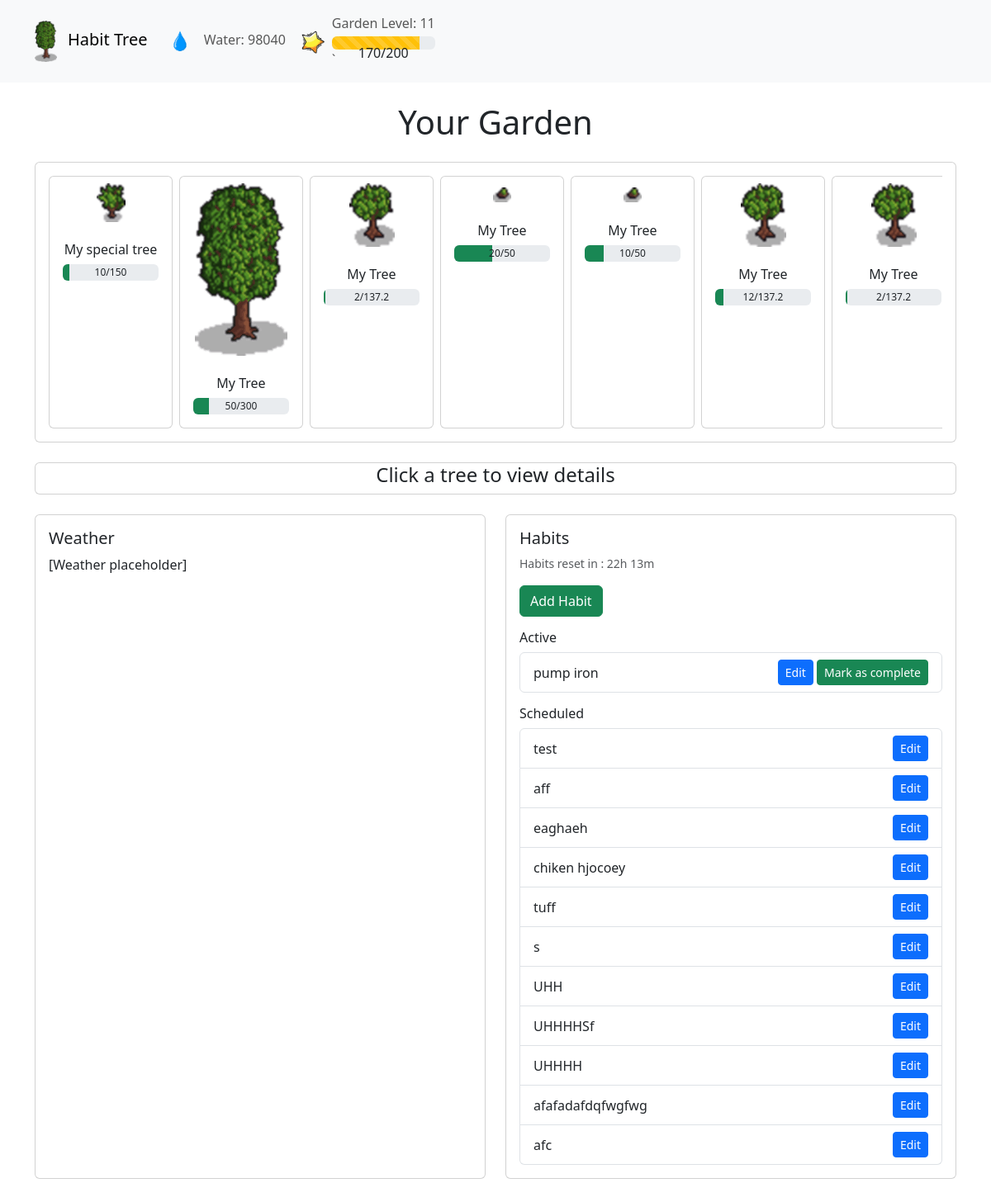
The page / on the database its author committed.
### tables this page shows
CREATE TABLE Garden (
            Creation_Date TEXT,
            Level INTEGER,
            Experience INTEGER,
            Experience_Required INTEGER,
            Water INTEGER
        );

CREATE TABLE Trees (
            Name TEXT,
            Creation_Date TEXT,
            Stage INTEGER,
            Water INTEGER,
            Water_Required INTEGER
        );

CREATE TABLE Habits (
            Name TEXT PRIMARY KEY,
            Creation_Date TEXT,
            Priority INTEGER,
            Days_Of_The_Week TEXT,
            Completed BOOLEAN
        );

### app/app.py (the view)
@app.route("/")
def index():
    db = get_db()
    cursor = db.cursor()
    cursor.execute("SELECT * FROM Trees ORDER BY Creation_Date LIMIT 10")
    trees_data = cursor.fetchall()
    cursor.execute("SELECT * FROM Habits")
    habits_data = cursor.fetchall()
    cursor.execute("SELECT Level FROM Garden LIMIT 1")
    garden_row = cursor.fetchone()
    garden_level = garden_row[0] if garden_row else 1
    cursor.execute("SELECT Water FROM Garden LIMIT 1")
    garden_row = cursor.fetchone()
    garden_water = garden_row[0] if garden_row else 1
    cursor.execute("SELECT Experience FROM Garden LIMIT 1")
    garden_row = cursor.fetchone()
    garden_experience = garden_row[0] if garden_row else 1
    cursor.execute("SELECT Experience_Required FROM Garden LIMIT 1")
    garden_row = cursor.fetchone()
    garden_experience_required = garden_row[0] if garden_row else 1
    trees = []
    for i in range(10):
        required_level = TREE_REQUIREMENTS[i]
        if garden_level >= required_level:
            if i < len(trees_data):
                tree_row = trees_data[i]
                trees.append({
                    "unlocked": True,
                    "planted": True,
                    "name": tree_row[0],
                    "stage": tree_row[2],
                    "water": tree_row[3],
                    "water_required": tree_row[4],
                    "required_level": required_level
                })
            else:
                trees.append({
                    "unlocked": True,
                    "planted": False,
                    "required_level": required_level
                })
        else:
            trees.append({
                "unlocked": False,
                "planted": False,
                "required_level": required_level
            })
    current_day = datetime.datetime.now().strftime("%A")
    active_habits = []
    scheduled_habits = []
    for habit in habits_data:
        days_list = [day.strip() for day in habit[3].split(',')]
        habit_dict = {
            "name": habit[0],
            "creation_date": habit[1],
            "priority": habit[2],
            "days": habit[3],
            "completed": habit[4]
        }
        if current_day in days_list:
            active_habits.append(habit_dict)
        else:
            scheduled_habits.append(habit_dict)
    return render_template("index.html",
                           trees=trees,
                           active_habits=active_habits,
                           scheduled_habits=scheduled_habits,
                           garden_level=garden_level,
                           garden_water=garden_water,
                           garden_experience=garden_experience,
                           garden_experience_required=garden_experience_required)

### app/app.py (called while the page is built)
def get_db():
    if 'db' not in g:
        g.db = sqlite3.connect(DATABASE)
    return g.db

### app/templates/index.html (shortened to what this page needs)
<!DOCTYPE html>
<html lang="en">
<head>
    <link href="https://cdn.jsdelivr.net/npm/bootstrap@5.3.0/dist/css/bootstrap.min.css" rel="stylesheet">
</head>
<body>
    <nav class="navbar navbar-expand-lg navbar-light bg-light">
        <div class="container">
            <a class="navbar-brand" href="">
                <img src="/static/tree_stage_6.png" class="me-2" style="height: 2.5em;">
                Habit Tree
            </a>
            <div class="collapse navbar-collapse" id="navbarNav">
                <ul class="navbar-nav">
                    <li class="nav-item">
                        <a class="nav-link">
                            <img src="/static/water_drop.png" class="me-2" style="height: 2em;">
                            Water: {{ garden_water }}
                        </a>
                    </li>
                </ul>
                <ul class="navbar-nav">
                    <li class="nav-item">
                        <a class="nav-link d-flex align-items-center">
                            <img src="/static/experience.png" class="me-2" style="height: 2em;">
                            <div class="d-flex flex-column align-items-center">
                                <span class="mb-1">Garden Level: {{ garden_level }}</span>
                                <div class="position-relative w-100">
                                    <div class="progress">
                                        <div class="progress-bar progress-bar-striped bg-warning" role="progressbar"
                                            style="width: {{ (garden_experience / garden_experience_required * 100) | round(0) }}%;"
                                            aria-valuenow="{{ garden_experience }}" aria-valuemin="0"
                                            aria-valuemax="{{ garden_experience_required }}">
                                        </div>
                                    </div> `
                                    <div class="position-absolute top-50 start-50 translate-middle text-dark">
                                        {{ garden_experience }}/{{ garden_experience_required }}
                                    </div>
                                </div>
                            </div>
            </div>
        </div>
    </nav>
    <div class="container my-4">
        <h1 class="mb-4 text-center">Your Garden</h1>
        <div class="card mb-4">
            <div class="card-body">
                <div class="overflow-auto">
                    <div class="d-flex">
                        {% for tree in trees %}
                        {% if tree.unlocked %}
                        {% if tree.planted %}
                        <div class="card me-2" style="min-width: 150px; cursor: pointer;" data-tree="true"
                            data-index="{{ loop.index0 }}" data-name="{{ tree.name }}" data-water="{{ tree.water }}"
                            data-stage="{{ tree.stage }}" data-water-required="{{ tree.water_required }}">
                            <div class="text-center p-2">
                                <img src="/static/tree_stage_{{tree.stage}}.png" class="d-inline-block"
                                    alt="Tree Stage">
                            </div>
                            <div class="card-body text-center">
                                <h6 class="card-title mb-2">{{ tree.name }}</h6>
                                <div class="progress" style="height: 20px; position: relative;">
                                    <div class="progress-bar bg-success" role="progressbar"
                                        style="width: {{ (tree.water/tree.water_required * 100) if tree.water_required else 0 }}%;"
                                        aria-valuenow="{{ tree.water }}" aria-valuemin="0"
                                        aria-valuemax="{{ tree.water_required }}">
                                    </div>
                                    <div
                                        style="position: absolute; top: 0; left: 0; width: 100%; height: 100%; display: flex; align-items: center; justify-content: center; pointer-events: none;">
                                        {{ tree.water }}/{{ tree.water_required }}
                                    </div>
                                </div>
                            </div>
                        </div>
                        {% endif %}
                        {% endif %}
                        {% endfor %}
                    </div>
                </div>
            </div>
        </div>
        <div id="instruction" class="card mt-4 mb-4">
            <h4 class="text-center">Click a tree to view details</h4>
        </div>
        <div class="row">
            <div class="col-md-6 mb-4">
                <div class="card h-100">
                    <div class="card-body">
                        <h5 class="card-title">Weather</h5>
                        <p class="card-text">[Weather placeholder]</p>
                    </div>
                </div>
            </div>
            <div class="col-md-6 mb-4">
                <div class="card h-100">
                    <div class="card-body">
                        <h5 class="card-title">Habits</h5>
                        <small class="text-muted d-block mb-3">Habits reset in : 22h 13m</small>
                        <button type="button" class="btn btn-success mb-3" data-bs-toggle="modal"
                            data-bs-target="#habitModal" data-action="add">
                            Add Habit
                        </button>
                        <h6>Active</h6>
                        <div class="list-group mb-3">
                            {% for habit in active_habits %}
                            <div class="list-group-item d-flex justify-content-between align-items-center">
                                {{ habit.name }}
                                <div>
                                    <button type="button" class="btn btn-sm btn-primary" data-bs-toggle="modal"
                                        data-bs-target="#habitModal" data-action="edit" data-habit-id="{{ habit.id }}"
                                        data-habit-name="{{ habit.name }}" data-habit-priority="{{ habit.priority }}"
                                        data-habit-days="{{ habit.days }}">
                                        Edit
                                    </button>
                                    {% if not habit.completed %}
                                    <button type="button" class="btn btn-sm btn-success"
                                        onclick="completeHabit('{{ habit.name }}')">Mark as complete</button>
                                    {% else %}
                                    <button type="button" class="btn btn-sm btn-success" disabled>Completed</button>
                                    {% endif %}
                                </div>
                            </div>
                            {% else %}
                            <div class="list-group-item">No active habits</div>
                            {% endfor %}
                        </div>
                        <h6>Scheduled</h6>
                        <div class="list-group">
                            {% for habit in scheduled_habits %}
                            <div class="list-group-item d-flex justify-content-between align-items-center">
                                {{ habit.name }}
                                <button type="button" class="btn btn-sm btn-primary" data-bs-toggle="modal"
                                    data-bs-target="#habitModal" data-action="edit" data-habit-id="{{ habit.id }}"
                                    data-habit-name="{{ habit.name }}" data-habit-priority="{{ habit.priority }}"
                                    data-habit-days="{{ habit.days }}">
                                    Edit
                                </button>
                            </div>
                            {% else %}
                            <div class="list-group-item">No scheduled habits</div>
                            {% endfor %}
                        </div>
                    </div>
                </div>
            </div>
        </div>
</body>
</html>

### rows shown on the page
Garden: Water "98040"
Trees: shows a picture, name "My special tree", water "10", water_required "150"
Trees: shows a picture, name "My Tree", water "50", water_required "300"
Trees: name "My Tree", water "2", water_required "137.2"
Trees: name "My Tree", water "20", water_required "50"
Trees: name "My Tree", water "10", water_required "50"
Trees: name "My Tree", water "12", water_required "137.2"
Trees: name "My Tree", water "2", water_required "137.2"
Habits: name "pump iron"
Habits: name "test"
Habits: name "aff"
Habits: name "eaghaeh"
Habits: name "chiken hjocoey"
Habits: name "tuff"
Habits: name "s"
Habits: name "UHH"
Habits: name "UHHHHSf"
Habits: name "UHHHH"
Habits: name "afafadafdqfwgfwg"
Habits: name "afc"

### other values the page prints
{{ garden_level }} "11"
{{ garden_experience }} "170"
{{ garden_experience_required }} "200"
